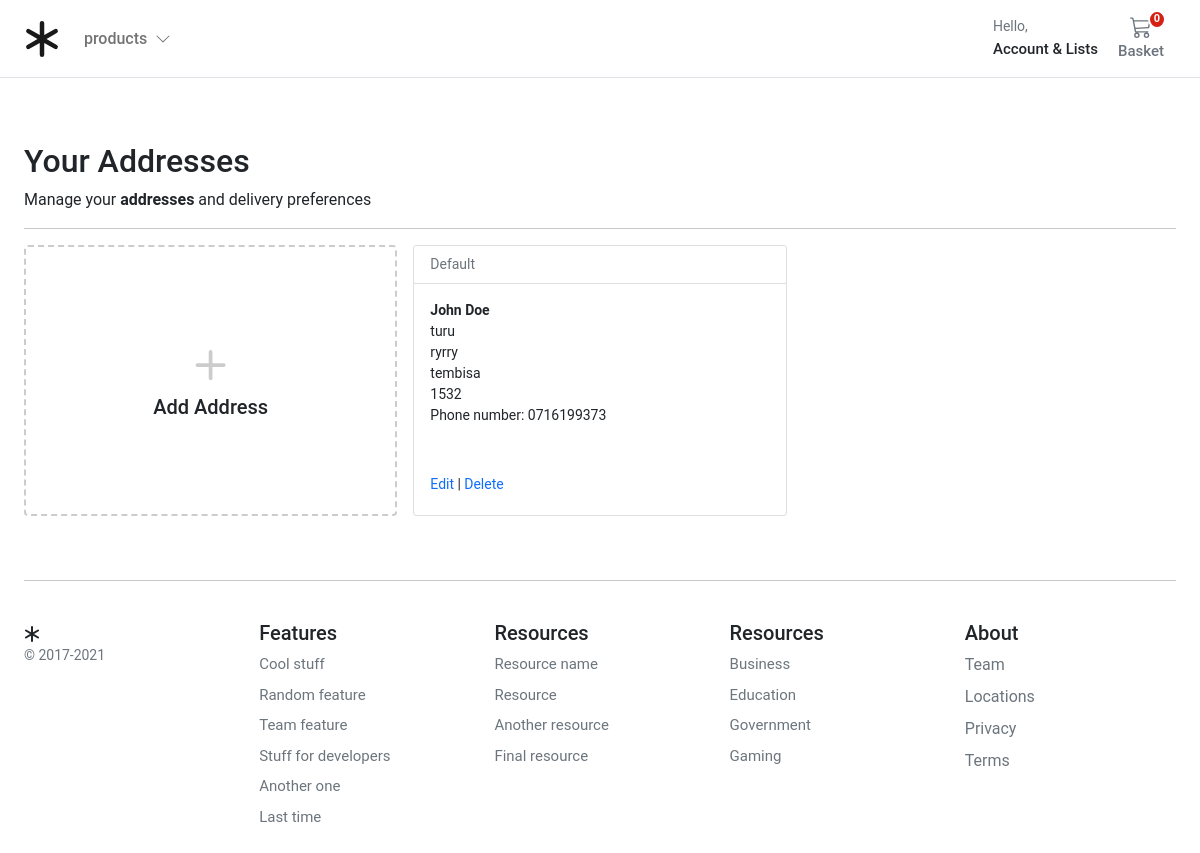
/account/addresses/ (signed in), run on an earlier commit of the app's database.
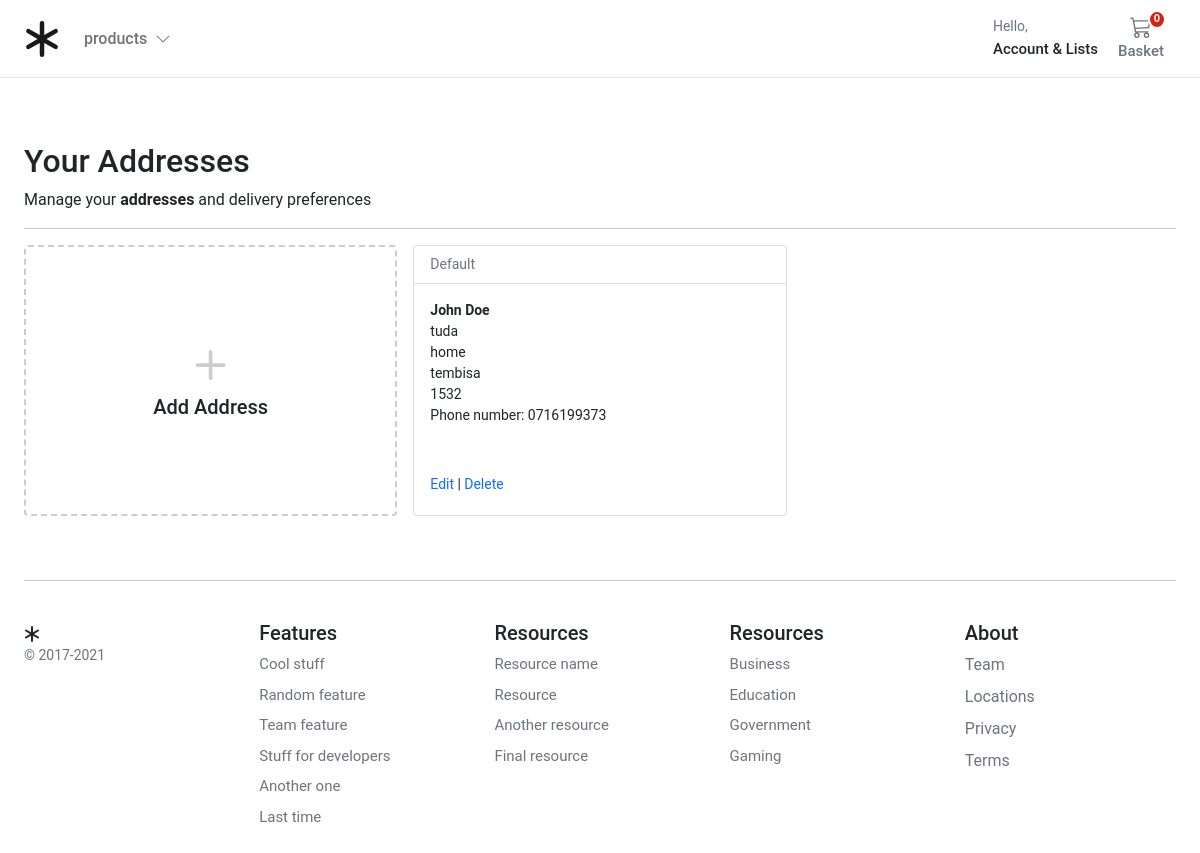
And on a later commit of the database.
### account/models.py (models this page shows, shortened)
class Address(models.Model):
    id = models.UUIDField(primary_key=True, default=uuid.uuid4, editable=False)
    customer = models.ForeignKey(Customer, verbose_name=_("Customer"), on_delete=models.CASCADE)
    full_name = models.CharField(_("Full Name"), max_length=150)
    phone = models.CharField(_("Phone Number"), max_length=50)
    postcode = models.CharField(_("Postcode"), max_length=50)
    address_line = models.CharField(_("Address Line 1"), max_length=255)
    address_line2 = models.CharField(_("Address Line 2"), max_length=255)
    town_city = models.CharField(_("Town/City/State"), max_length=150)
    delivery_instructions = models.CharField(_("Delivery Instructions"), max_length=255)
    created_at = models.DateTimeField(_("Created at"), auto_now_add=True)
    updated_at = models.DateTimeField(_("Updated at"), auto_now=True)
    default = models.BooleanField(_("Default"), default=False)
    class Meta:
        verbose_name = "Address"
        verbose_name_plural = "Addresses"

### account/views.py (the view)
# urls.py: path("addresses/", views.view_address, name="addresses"),
@login_required
def view_address(request):
    addresses = Address.objects.filter(customer=request.user)
    return render(request, "account/dashboard/addresses.html", {"addresses": addresses})

### basket/basket.py (called while the page is built)
    def __len__(self):
        return sum(item["qty"] for item in self.basket.values())

### basket/context_processors.py (called while the page is built)
def basket(request):
    return {'basket': Basket(request)}

### store/context_processors.py (called while the page is built)
def categories(request):
    return {"categories": Category.objects.filter(level=0)}

### store/models.py (called while the page is built)
    def get_absolute_url(self):
        return reverse("store:category_list", args=[self.slug])

### templates/account/dashboard/addresses.html (shortened to what this page needs)
{% extends "../sub_base.html" %}
{% block sub_content %}
<h1 class="h2">Your Addresses</h1>
<div>Manage your <b>addresses</b> and delivery preferences</div>
<hr />
<div class="container px-0">
  <div class="row row-cols-1 row-cols-sm-2 row-cols-md-3 g-3">
    <div class="col">
      <a href="{% url "account:add_address" %}" class="text-reset text-decoration-none" role="button"
        style="max-width: 540px;">
        <div class="card mb-3 h-100" style="border: dashed 2px #ccc;">
          <div class="row g-0 h-100">
            <div class="col-12" style="min-height:100px">
              <div class="card-body text-center position-absolute top-50 start-50 translate-middle">
                <svg style="color:#ccc;" xmlns="http://www.w3.org/2000/svg" width="60" height="60" fill="currentColor"
                  class="bi bi-plus" viewBox="0 0 16 16">
                  <path
                    d="M8 4a.5.5 0 0 1 .5.5v3h3a.5.5 0 0 1 0 1h-3v3a.5.5 0 0 1-1 0v-3h-3a.5.5 0 0 1 0-1h3v-3A.5.5 0 0 1 8 4z" />
                </svg>
                <h1 class="h5">Add Address</h1>
              </div>
            </div>
          </div>
        </div>
      </a>
    </div>
    {% for address in addresses %}
    <div class="col">
      <div class="card pb-3">
        <div class="card-header bg-white small text-muted">
          {% if address.default %}
            Default
          {% endif %}
        </div>
        <div class="card-body small pb-1">
          <p class="card-text m-0 fw-bold">{{address.full_name}}</p>
          <p class="card-text m-0">{{address.address_line}}</p>
          <p class="card-text m-0">{{address.address_line2}}</p>
          <p class="card-text m-0">{{address.town_city}}</p>
          <p class="card-text m-0">{{address.postcode}}</p>
          <p class="card-text m-0">Phone number: {{address.phone}}</p>
          <div class="pt-5">
            <a href="{% url 'account:edit_address' address.id %}" class="text-decoration-none">Edit</a>
            |
            <a href="{% url 'account:delete_address' address.id %}" class="text-decoration-none">Delete</a>
          </div>
        </div>
      </div>
    </div>
    {% endfor %}
  </div>
</div>
{% endblock %}

What changed in the data, as far as the page shows it:
changed Address "John Doe": address_line "turu" → "tuda"; address_line2 "ryrry" → "home"
